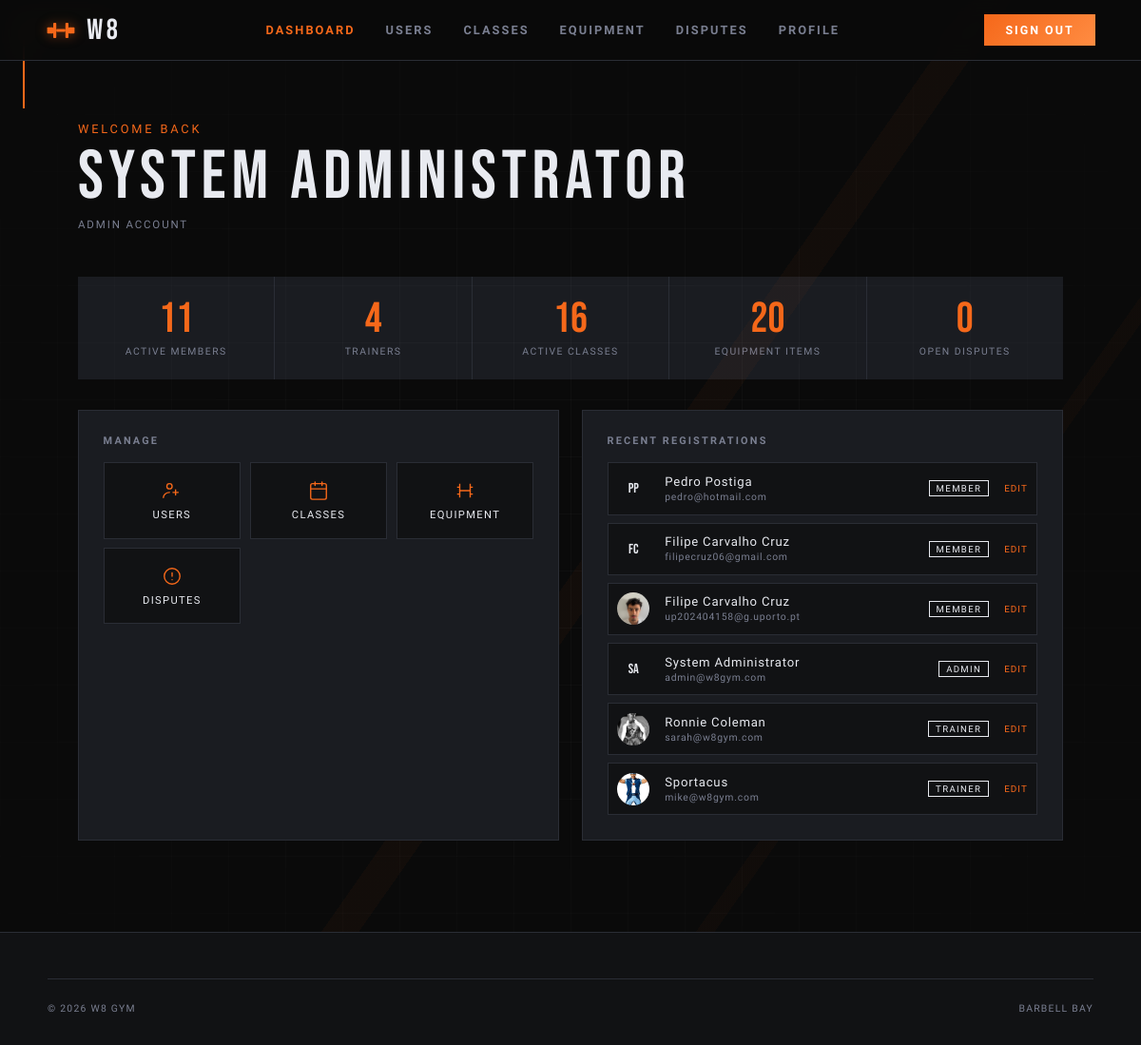
Before: /pages/dashboard.php (signed in) with the older database file.
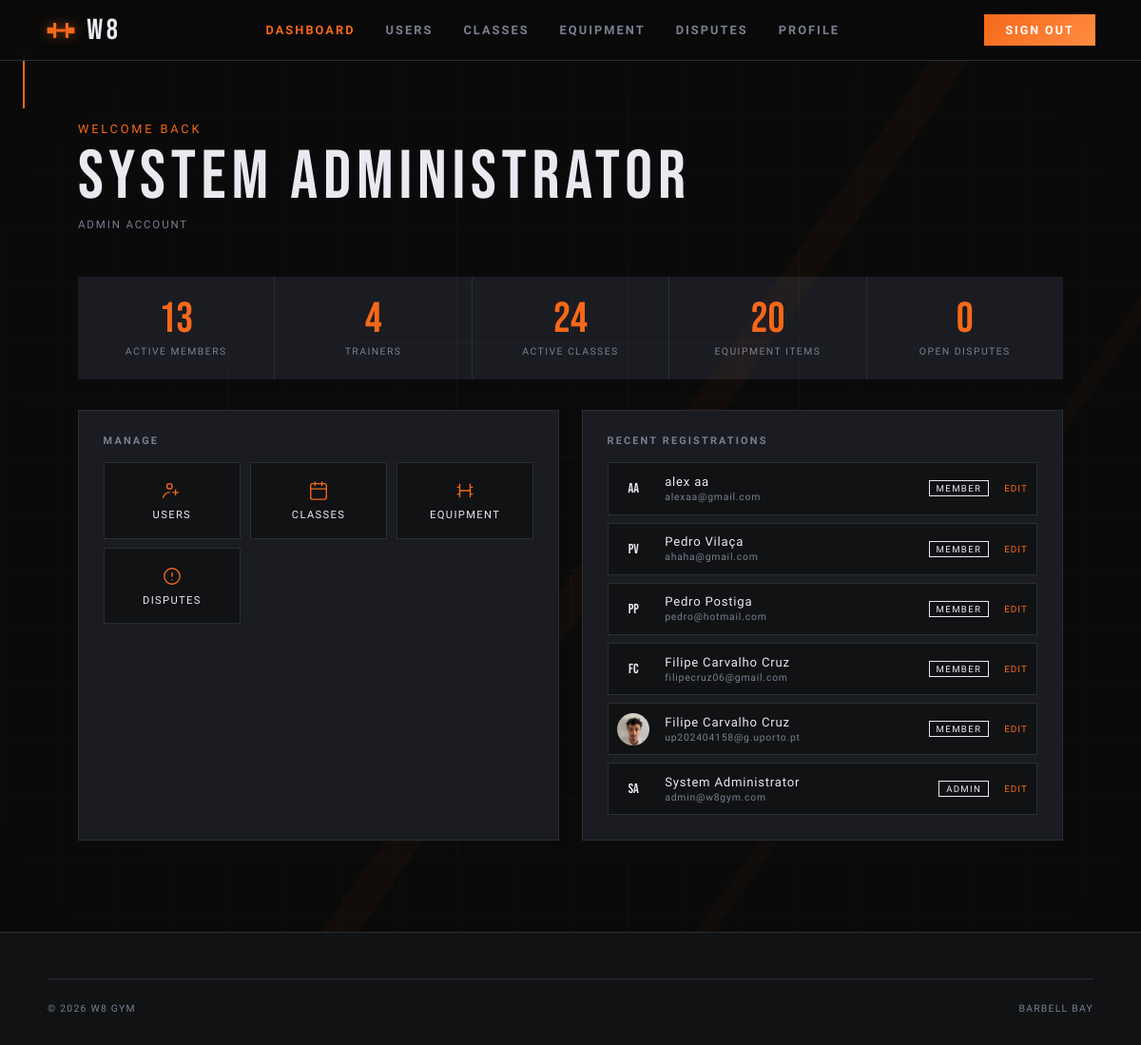
After: the same page with the newer database file.
### tables this page shows
CREATE TABLE users (
  id             INTEGER PRIMARY KEY AUTOINCREMENT,
  username       TEXT    NOT NULL UNIQUE,
  email          TEXT    NOT NULL UNIQUE,
  password_hash  TEXT    NOT NULL,
  first_name     TEXT    NOT NULL,
  last_name      TEXT    NOT NULL,
  phone          TEXT    DEFAULT NULL,
  date_of_birth  TEXT    DEFAULT NULL,   -- ISO-8601: YYYY-MM-DD
  photo_path     TEXT    DEFAULT NULL,   -- stored relative path
  role           TEXT    NOT NULL DEFAULT 'member'
                         CHECK (role IN ('member','trainer','admin')),
  is_active      INTEGER NOT NULL DEFAULT 1,
  created_at     TEXT    NOT NULL DEFAULT (datetime('now')),
  updated_at     TEXT    NOT NULL DEFAULT (datetime('now'))
  -- NOTE: update updated_at via UPDATE trigger or in application code
);

### includes/nav.php (called while the page is built, shortened)
<?php
$role = $role ?? null;
?>

### config/session.php (called while the page is built, shortened)
<?php
if (isset($_SESSION['id']) && !isset($_SESSION['user'])) {
    $db = get_db();
    $stmt = $db->prepare('SELECT id, username, email, first_name, last_name, photo_path, role FROM users WHERE id = ?');
    $stmt->execute([$_SESSION['id']]);
}
function current_user(): ?array {
    return $_SESSION['user'] ?? null;
}
function require_login(string $redirect = '../pages/sign_in.php'): array {
    $user = current_user();
    return $user;
}

### pages/dashboard.php (the view, shortened to what the changed rows need)
<?php
require_once __DIR__ . '/../config/session.php';
$user  = require_login();
$db    = get_db();
$role  = $user['role'];
$admin_stats       = [];
if ($role === 'admin') {
    $admin_stats['total_members']  = $db->query('SELECT COUNT(*) FROM users WHERE role="member" AND is_active=1')->fetchColumn();
    $admin_stats['total_trainers'] = $db->query('SELECT COUNT(*) FROM users WHERE role="trainer" AND is_active=1')->fetchColumn();
    $admin_stats['total_classes']  = $db->query('SELECT COUNT(*) FROM classes WHERE is_active=1')->fetchColumn();
    $admin_stats['open_disputes']  = $db->query('SELECT COUNT(*) FROM disputes WHERE status="open"')->fetchColumn();
    $admin_stats['total_equipment'] = $db->query('SELECT COUNT(*) FROM equipment')->fetchColumn();
    $recent_users = $db->query(
        'SELECT id, first_name, last_name, email, role, photo_path, created_at FROM users ORDER BY created_at DESC LIMIT 6'
    )->fetchAll();
}
?>
<!DOCTYPE html>
<html lang="en">
<head>
  <link rel="stylesheet" href="../css/base.css">
  <link rel="stylesheet" href="../css/components.css">
  <link rel="stylesheet" href="../css/dashboard.css">
</head>
<body>
  <?php
    require_once __DIR__ . '/../includes/nav.php';
  ?>
  <main>
    <header class="dash-hero">
      <div class="dash-hero__greeting">Welcome back</div>
      <div class="dash-hero__name"><?= htmlspecialchars($user['first_name'] . ' ' . $user['last_name']) ?></div>
      <div class="dash-hero__role"><?= ucfirst($role) ?> Account</div>
    </header>
    <?php if ($role === 'admin'): ?>
    <section style="max-width:1100px;margin:0 auto;padding:0 2rem 2rem;">
    <div class="stat-cards">
      <article class="stat-card">
        <div class="stat-card__n"><?= $admin_stats['total_members'] ?></div>
        <div class="stat-card__l">Active Members</div>
      </article>
      <article class="stat-card">
        <div class="stat-card__n"><?= $admin_stats['total_trainers'] ?></div>
        <div class="stat-card__l">Trainers</div>
      </article>
      <article class="stat-card">
        <div class="stat-card__n"><?= $admin_stats['total_classes'] ?></div>
        <div class="stat-card__l">Active Classes</div>
      </article>
      <article class="stat-card">
        <div class="stat-card__n"><?= $admin_stats['total_equipment'] ?></div>
        <div class="stat-card__l">Equipment Items</div>
      </article>
      <article class="stat-card">
        <div class="stat-card__n" style="<?= $admin_stats['open_disputes'] > 0 ? 'color:#e84040' : '' ?>"><?= $admin_stats['open_disputes'] ?></div>
        <div class="stat-card__l">Open Disputes</div>
      </article>
      </div>
    </section>
    <section class="dash-grid dash-grid--admin" style="grid-template-columns:1fr 1fr;">
    <article class="dash-card">
      <div class="dash-card__title">Manage</div>
      <div class="quick-links">
        <a href="admin_users.php" class="quick-link">
          <svg viewBox="0 0 24 24" fill="none"><circle cx="9" cy="7" r="3" stroke="currentColor" stroke-width="1.5"/><path d="M2 20c0-3.314 3.134-6 7-6" stroke="currentColor" stroke-width="1.5" stroke-linecap="round"/><path d="M16 11v6M13 14h6" stroke="currentColor" stroke-width="1.5" stroke-linecap="round"/></svg>
          <span>Users</span>
        </a>
        <a href="admin_classes.php" class="quick-link">
          <svg viewBox="0 0 24 24" fill="none"><rect x="3" y="4" width="18" height="18" rx="2" stroke="currentColor" stroke-width="1.5"/><path d="M3 10h18M8 2v4M16 2v4" stroke="currentColor" stroke-width="1.5" stroke-linecap="round"/></svg>
          <span>Classes</span>
        </a>
        <a href="admin_equipment.php" class="quick-link">
          <svg viewBox="0 0 24 24" fill="none"><path d="M6 4v16M18 4v16M3 8h3M18 8h3M3 16h3M18 16h3M6 12h12" stroke="currentColor" stroke-width="1.5"/></svg>
          <span>Equipment</span>
        </a>
        <a href="admin_disputes.php" class="quick-link">
          <svg viewBox="0 0 24 24" fill="none"><circle cx="12" cy="12" r="9" stroke="currentColor" stroke-width="1.5"/><path d="M12 8v4M12 16h.01" stroke="currentColor" stroke-width="1.5" stroke-linecap="round"/></svg>
          <span>Disputes</span>
        </a>
      </div>
    </article>
    <article class="dash-card">
      <div class="dash-card__title">Recent Registrations</div>
      <div class="user-list">
        <?php foreach ($recent_users as $u): ?>
        <article class="user-row">
          <div class="user-row__avatar">
            <?php if ($u['photo_path']): ?>
              <img src="../<?= htmlspecialchars($u['photo_path']) ?>" alt="">
            <?php else: ?>
              <?= strtoupper(substr($u['first_name'],0,1) . substr($u['last_name'],0,1)) ?>
            <?php endif; ?>
          </div>
          <div class="user-row__name"><?= htmlspecialchars($u['first_name'] . ' ' . $u['last_name']) ?><br>
            <span style="font-size:.65rem;color:var(--subtle)"><?= htmlspecialchars($u['email']) ?></span>
          </div>
          <span class="user-row__badge user-row__badge--<?= $u['role'] ?>"><?= $u['role'] ?></span>
          <a href="admin_users.php?edit=<?= $u['id'] ?>" style="font-family:var(--fu);font-size:.62rem;letter-spacing:.1em;text-transform:uppercase;color:var(--accent);">Edit</a>
        </article>
        <?php endforeach; ?>
      </div>
    </article>
    </section>
    <?php endif; ?>
  </main>
</body>
</html>

Changed rows visible on the page:
no longer on this page (row edited): users: photo_path (picture), first_name+last_name "Ronnie Coleman", email "sarah@w8gym.com", role "TRAINER"
no longer on this page (row edited): users: photo_path (picture), first_name+last_name "Sportacus", email "mike@w8gym.com", role "TRAINER"
added users: first_name+last_name "AA", first_name+last_name "alex aa", email "alexaa@gmail.com", role "MEMBER"
added users: first_name+last_name "PV", first_name+last_name "Pedro Vilaça", email "ahaha@gmail.com", role "MEMBER"
Other visible differences:
$admin_stats['total_members']: "11" → "13"
$admin_stats['total_classes']: "16" → "24"
